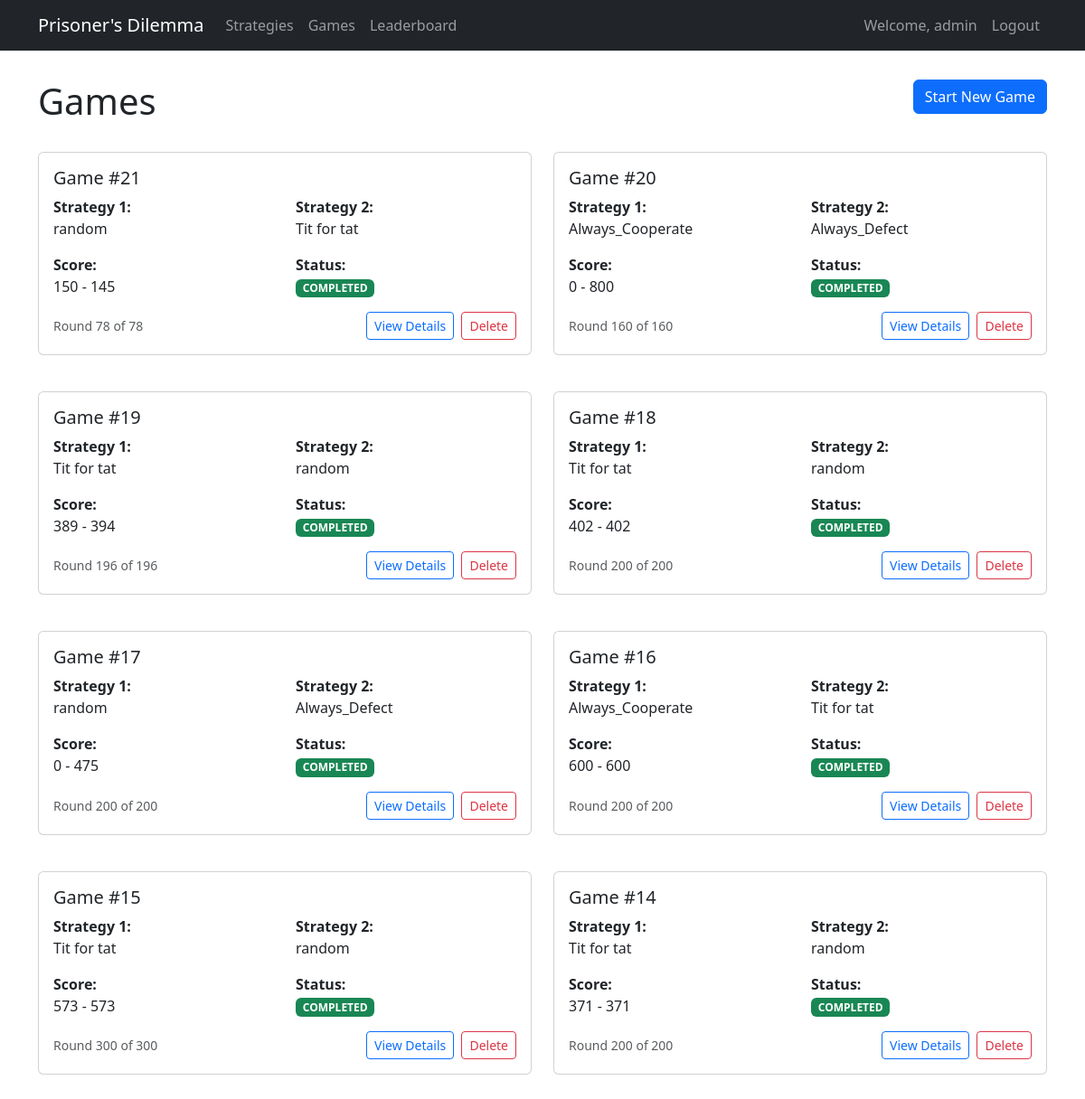
Before: /games/ (signed in) with the older database file.
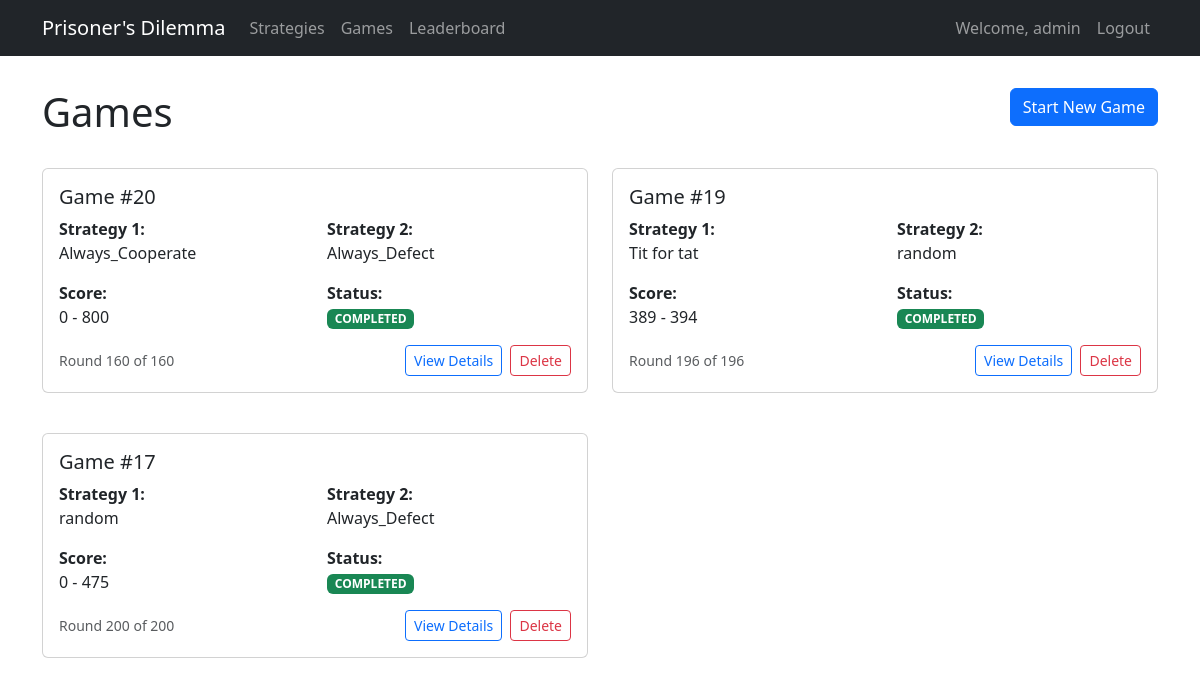
After: the same page with the newer database file.
### dilemma_game/models.py (models this page shows, shortened)
class Game(models.Model):
    GAME_STATUS = (
        ('IN_PROGRESS', 'In Progress'),
        ('COMPLETED', 'Completed'),
    )
    strategy1 = models.ForeignKey(Strategy, on_delete=models.CASCADE, related_name='games_as_player1')
    strategy2 = models.ForeignKey(Strategy, on_delete=models.CASCADE, related_name='games_as_player2')
    current_round = models.IntegerField(default=0)
    total_rounds = models.IntegerField(default=200)
    player1_score = models.IntegerField(default=0)
    player2_score = models.IntegerField(default=0)
    status = models.CharField(max_length=20, choices=GAME_STATUS, default='IN_PROGRESS')
    created_at = models.DateTimeField(auto_now_add=True)
    completed_at = models.DateTimeField(null=True, blank=True)

class Strategy(models.Model):
    name = models.CharField(max_length=100)
    description = models.TextField()
    code = models.TextField()
    created_by = models.ForeignKey(User, on_delete=models.CASCADE)
    created_at = models.DateTimeField(auto_now_add=True)
    updated_at = models.DateTimeField(auto_now=True)

### dilemma_game/views.py (the view)
# urls.py: path('games/', GameListView.as_view(), name='game_list'),
class GameListView(LoginRequiredMixin, ListView):
    model = Game
    template_name = 'dilemma_game/game_list.html'
    context_object_name = 'games'
    ordering = ['-created_at']

### dilemma_game/templates/dilemma_game/game_list.html (shortened to what this page needs)
{% extends 'dilemma_game/base.html' %}
{% block content %}
<div class="row mb-4">
    <div class="col-md-8">
        <h1>Games</h1>
    </div>
    <div class="col-md-4 text-end">
        <a href="{% url 'game_create' %}" class="btn btn-primary">
            Start New Game
        </a>
    </div>
</div>
<div class="row">
    {% if games %}
    {% for game in games %}
    <div class="col-md-6 mb-4">
        <div class="card game-card">
            <div class="card-body">
                <h5 class="card-title">Game #{{ game.id }}</h5>
                <div class="row mb-3">
                    <div class="col-6">
                        <strong>Strategy 1:</strong><br>
                        {{ game.strategy1.name }}
                    </div>
                    <div class="col-6">
                        <strong>Strategy 2:</strong><br>
                        {{ game.strategy2.name }}
                    </div>
                </div>
                <div class="row mb-3">
                    <div class="col-6">
                        <strong>Score:</strong><br>
                        {{ game.player1_score }} - {{ game.player2_score }}
                    </div>
                    <div class="col-6">
                        <strong>Status:</strong><br>
                        <span
                            class="badge {% if game.status == 'COMPLETED' %}bg-success{% else %}bg-primary{% endif %}">
                            {{ game.status }}
                        </span>
                    </div>
                </div>
                <div class="d-flex justify-content-between align-items-center">
                    <small class="text-muted">Round {{ game.current_round }} of {{ game.total_rounds }}</small>
                    <div>
                        <a href="{% url 'game_detail' game.id %}" class="btn btn-outline-primary btn-sm">
                            View Details
                        </a>
                        <button type="button" class="btn btn-outline-danger btn-sm ms-1" data-bs-toggle="modal"
                            data-bs-target="#deleteGameModal{{ game.id }}">
                            Delete
                        </button>
                    </div>
                </div>
            </div>
        </div>
    </div>
    {% endfor %}
    {% endif %}
</div>
{% endblock %}

Changed rows visible on the page:
removed Game: id "21", strategy1.name "random", strategy2.name "Tit for tat", player1_score "150", player2_score "145", status "COMPLETED", current_round "78", total_rounds "78"
removed Game: id "18", strategy1.name "Tit for tat", strategy2.name "random", player1_score "402", player2_score "402", status "COMPLETED", current_round "200", total_rounds "200"
removed Game: id "16", strategy1.name "Always_Cooperate", strategy2.name "Tit for tat", player1_score "600", player2_score "600", status "COMPLETED", current_round "200", total_rounds "200"
removed Game: id "15", strategy1.name "Tit for tat", strategy2.name "random", player1_score "573", player2_score "573", status "COMPLETED", current_round "300", total_rounds "300"
removed Game: id "14", strategy1.name "Tit for tat", strategy2.name "random", player1_score "371", player2_score "371", status "COMPLETED", current_round "200", total_rounds "200"
